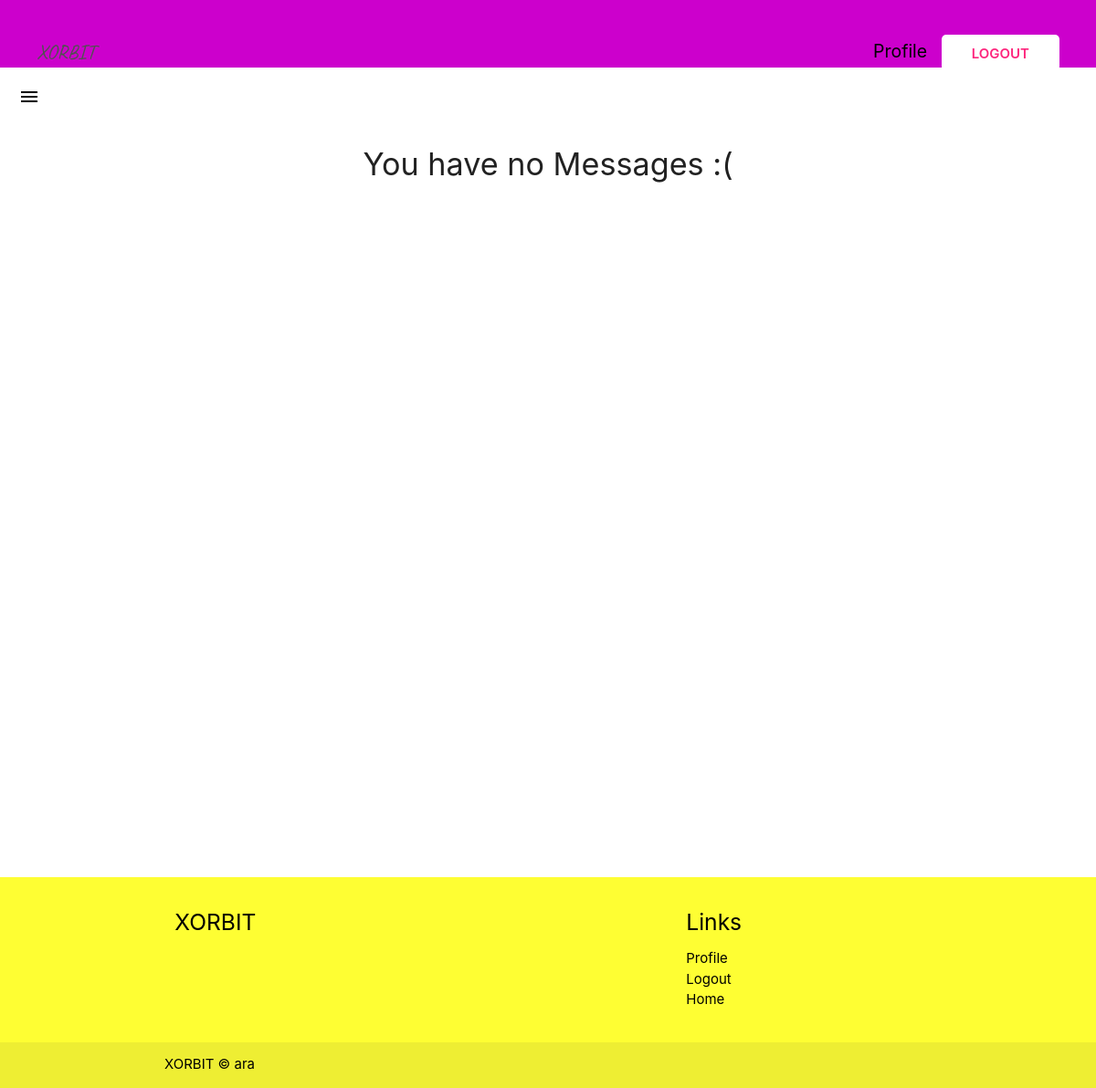
The page /view-messages/ (signed in) on the database as committed earlier.
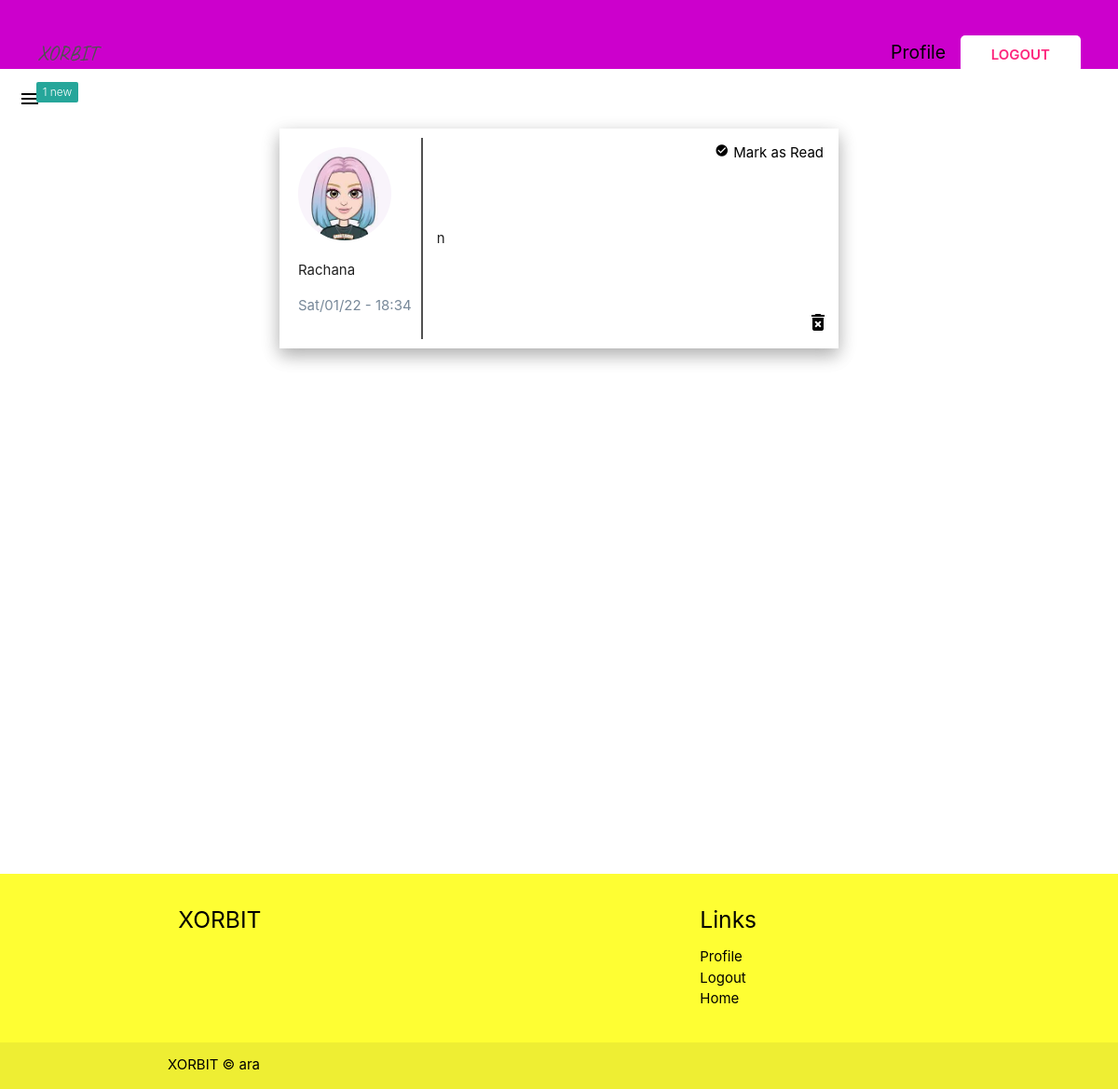
The same page on the database as committed later.
### main/models.py (models this page shows, shortened)
class Message(models.Model):
    content = models.TextField()
    date_posted = models.DateTimeField(default=timezone.now)
    author = models.ForeignKey(
        User, on_delete=models.CASCADE, related_name="author")
    receiver = models.ForeignKey(
        User, on_delete=models.CASCADE, related_name="receiver", null=True)
    status = models.BooleanField(default=False)

### users/models.py (models this page shows, shortened)
class Profile(models.Model):
    GENDER_C = [
        ("Male", "Male"),
        ("Female", "Female"),
        ("Other", "Other")
    ]
    PROFILE_T = [
        ("Bff's", "Bff's"),
        ("Dating", "Dating"),
        ("Business", "Business")
    ]
    user = models.OneToOneField(User, on_delete=models.CASCADE)
    full_name = models.CharField(max_length=100, null=True)
    age = models.IntegerField(null=True)
    gender = models.CharField(max_length=50, blank=True, null=True, choices=GENDER_C)
    profile_image = models.ImageField(upload_to='profile_pic', default="default.jpg", null=True, blank=True)
    bio = models.TextField(null=True)
    profiletype = models.CharField(max_length=50, choices=PROFILE_T, default=None, null=True, blank=True)
    likeability = models.ManyToManyField( User, related_name="likes", blank=True)
    blocked_by = models.ManyToManyField(User, related_name="blocked", blank=True)

### main/views.py (the view)
# urls.py: path("view-messages/", views.ViewMessages, name="view-messages"),
@login_required
def ViewMessages(req):
    messages = Message.objects.filter(receiver=req.user)
    unreadMessages = Message.objects.filter(
        receiver=req.user).filter(status=False).count()
    userIn = req.user
    context = {
        'msgs': messages,
        'userIn': userIn,
        'unreadmsgs': unreadMessages
    }
    return render(req, "messages.html", context)

### main/templates/messages.html (shortened to what this page needs)
{% extends "base.html" %}
{% block content %}
<section>
  <div class="navigation navigation--bg">
    <a href="{% url 'date-page' %}" class="logo link">XORBIT</a>
    <div>
      {% if user.is_authenticated %}
      <a href="{% url 'profile-page' %}" class="profile-link link">Profile</a>
      <a href="{% url 'logout' %}" class="login link">Logout</a>
      {% else %}
      <a href="{% url 'login' %}" class="login link">Log in</a>
      {% endif %}
    </div>
  </div>
  <div class="burger">
    {% if unreadmsgs > 0 %}
      <a href="#" data-target="slide-out" class="sidenav-trigger"
        ><span class="new badge">{{unreadmsgs}}</span>
        <i class="material-icons" style="color: black; margin: 20px;">menu</i>
      </a>
    {% else %}
      <a href="#" data-target="slide-out" class="sidenav-trigger"
        >
        <i class="material-icons" style="color: black; margin: 20px;">menu</i>
      </a>
    {% endif %}
  </div>
</section>
<section class="messages" >
{% if msgs %}
  {% for msg in msgs %}
      <div class="message" style="background-color: white;">
          <div class="message__detail">
              <img class="message__image" src='{{msg.author.profile.profile_image.url}}' />
              <p class="message__authort">{{msg.author.profile.full_name}}</p>
              <p class="message__date">{{msg.date_posted|date:"D/m/y - H:i"}}</p>
          </div>
          <div class="message__content" >
              <p class="message__msg">{{msg.content}}</p>
          </div>
          <form method="POST", action="{% url 'mark-read' msg.pk %}">
              {% if not msg.status %}
                  <button class="mark-read" name="msg_id" value="{{msg.id}}"><i class="tiny material-icons">check_circle</i>Mark as Read</button>
              {% else %}
                  <p class="read">Message Read</p>
              {% endif %}
          </form>
          <a href="{% url 'delete-message' msg.pk %}" class="remove-btn"><i class="material-icons">delete_forever</i></a>
      </div>
  {% endfor %}
{% else %}
  <h4 style="text-align:center">You have no Messages :(</h4>
{% endif %}
</section>
{% include "footer.html" %}
{% endblock content %}

Rows that differ between the two databases and show on the page:
added Message: author.profile.profile_image (picture), author.profile.full_name "Rachana", date_posted "Sat/01/22 - 18:34", content "n", {{ msg.id }} 5 (drawn)
Other text that changed with them:
{{ unreadmsgs }}: (not shown) → "1"
text no longer shown: "You have no Messages :("
